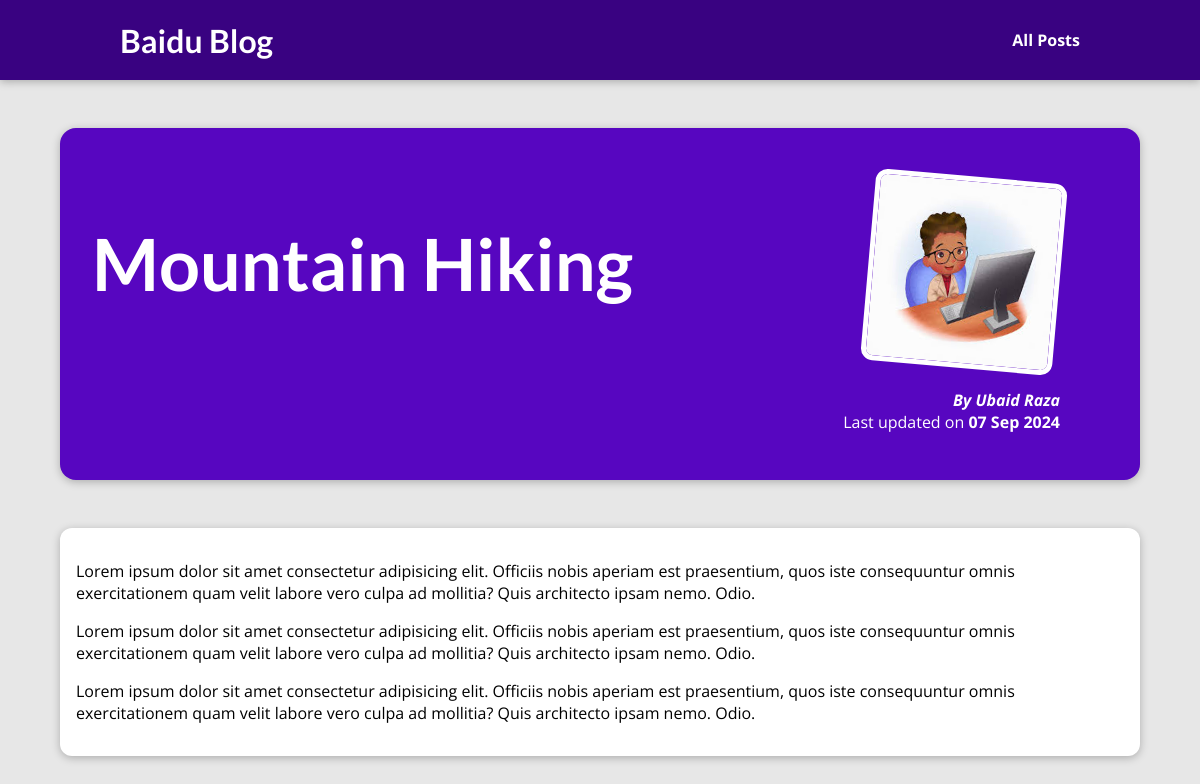
The app's page /posts/hike-in-the-mountains, older data.
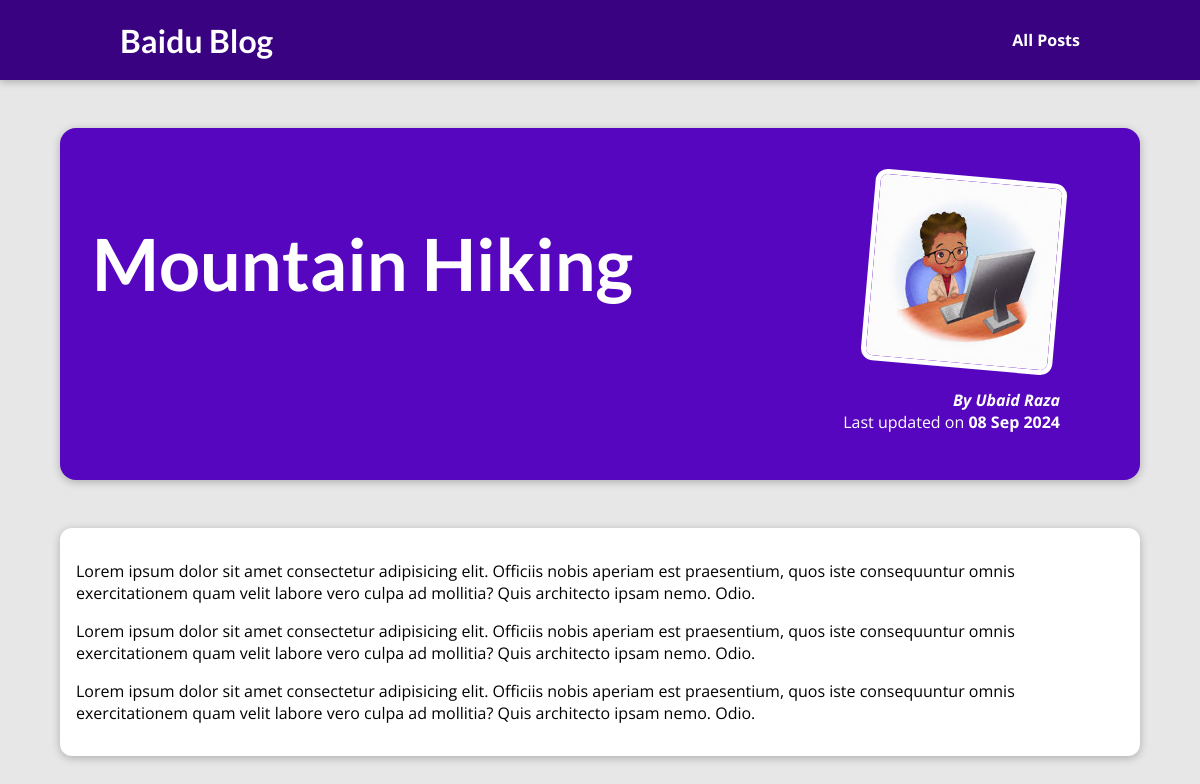
The same page, newer data.
### blog/models.py (models this page shows)
class Post(models.Model):
    title = models.CharField(max_length=150)
    excerpt = models.CharField(max_length=200)
    image_name = models.CharField(max_length=100)
    date = models.DateField(auto_now=True)
    slug = models.SlugField(unique=True, db_index=True)
    content = models.TextField(validators=[MinLengthValidator(10)])
    author = models.ForeignKey(Author, on_delete=models.SET_NULL, null=True, related_name="posts")
    tags = models.ManyToManyField(Tag)

class Author(models.Model):
    first_name = models.CharField(max_length=100)
    last_name = models.CharField(max_length=100)
    email_address = models.EmailField()
    def full_name(self):
        return f"{self.first_name} {self.last_name}"
    def __str__(self):
        return self.full_name()

### blog/views.py (the view)
# urls.py: path("posts/<slug:slug>", views.post_detail, name="post-detail-page")
def post_detail(request, slug):
    identified_post = get_object_or_404(Post, slug=slug)
    return render(request,"blog/post-detail.html",{
    "post":identified_post
    })

### blog/templates/blog/post-detail.html (shortened to what this page needs)
{% extends "base.html" %}
{% load static %}
{% block css_files %}
    <link rel="stylesheet" href="{% static "blog/post-detail.css" %}"/>
{% endblock %}
{% block content %}
 <section id="summary">
    <h2>{{ post.title }}</h2>
    <article>
        <img src="{% static "blog/images/" %}{{ post.image_name }}" alt="{{ post.title }}">
        <address>By {{post.author}}</address>
        <div>
            Last updated on <time>{{ post.date|date:"d M Y" }}</time>
        </div>
    </article>
 </section>
<main>
    {{post.content|linebreaks}}
 </main>
{% endblock %}

### templates/base.html (shortened to what this page needs)
{% load static %}
<!DOCTYPE html>
<html lang="en">
<head>
    <link rel="stylesheet" href="{% static "app.css" %}">
    {% block css_files %}{% endblock %}
</head>
<body>
    <header id="main-navigation">
        <h1><a href="{% url "starting-page" %}">Baidu Blog</a></h1>
        <nav>
            <a href="{% url "posts-page" %}">All Posts</a>
        </nav>
    </header>
     {% block content %}
     {% endblock %}
</body>
<html>

### static/app.css (style rules this page uses)
* { box-sizing: border-box; }
html { font-family: 'Open Sans', 'Lato', sans-serif; }
body { margin: 0; }
h1, h2, h3 { font-family: 'Lato', sans-serif; font-weight: bold; }
#main-navigation { width: 100%; height: 5rem; display: flex; justify-content: space-between; align-items: center; padding: 0 10%; position: absolute; top: 0; left: 0; }
#main-navigation a { text-decoration: none; color: white; font-weight: bold; }

### blog/static/blog/post-detail.css (style rules this page uses)
body { background-color: #e7e7e7; }
#main-navigation { background-color: #390281; box-shadow: 0 2px 8px rgba(0, 0, 0, 0.25); }
#summary { margin: 8rem auto 3rem auto; padding: 2rem; width: 90%; max-width: 90rem; border-radius: 16px; background-color: #5706c0; position: relative; box-shadow: 0 2px 8px rgba(0, 0, 0, 0.25); height: 22rem; }
#summary h2 { color: white; font-size: 4.5rem; }
#summary article { position: absolute; top: 2rem; right: 3rem; padding: 1rem 2rem; border-radius: 12px; text-align: right; color: white; }
#summary article img { width: 12rem; height: 12rem; border-radius: 12px; transform: rotateZ(5deg); border: 5px solid white; margin-bottom: 1rem; }
#summary address { font-weight: bold; }
#summary time { font-weight: bold; }
main { width: 90%; max-width: 90rem; margin: 3rem auto; background-color: white; padding: 1rem; border-radius: 12px; box-shadow: 0 2px 8px rgba(0, 0, 0, 0.25); }

Row changes from the older to the newer data that the page shows:
changed Post "Mountain Hiking": date "07 Sep 2024" → "08 Sep 2024"
